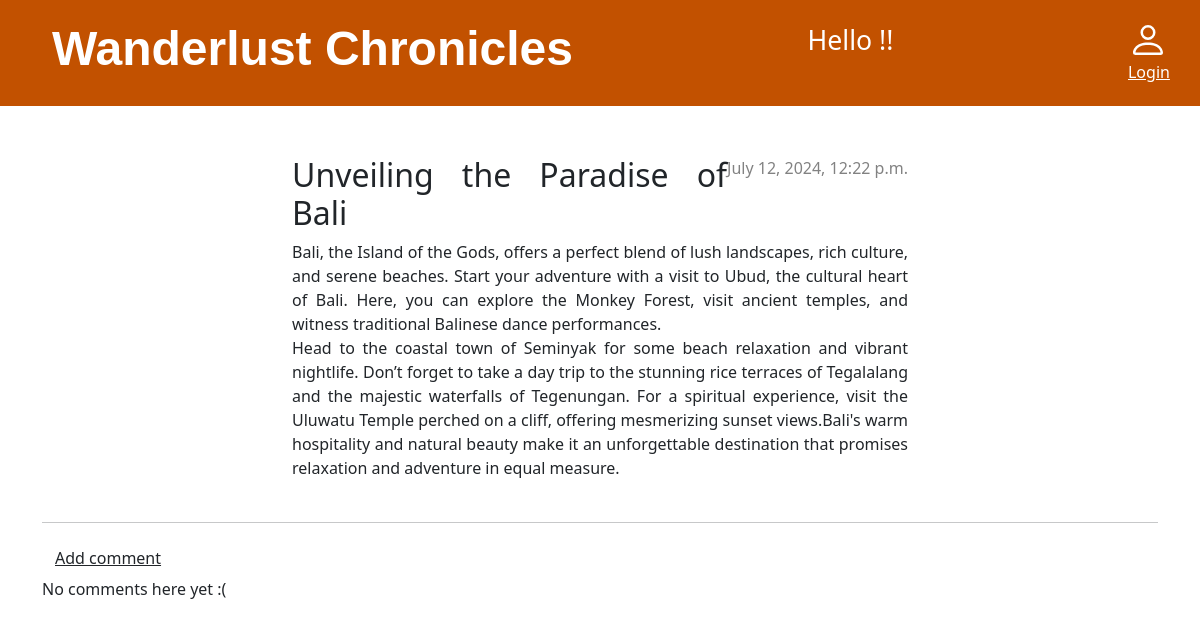
The app's page /post/24/ with its own data.
### blog/models.py (models this page shows, shortened)
class Post(models.Model):
    author = models.ForeignKey(settings.AUTH_USER_MODEL, on_delete=models.CASCADE)
    title = models.CharField(max_length=200)
    text = models.TextField()
    created_date = models.DateTimeField(default=timezone.now)
    published_date = models.DateTimeField(blank=True, null=True)
    objects = models.Manager()

### blog/views.py (the view)
# urls.py: path("post/<int:pk>/", views.post_detail, name="post_detail"),
def post_detail(request, pk):
    post = get_object_or_404(Post, pk=pk)
    return render(request, "blog/post_detail.html", {"post": post})

### blog/templates/blog/post_detail.html (shortened to what this page needs)
{% extends 'blog/base.html' %} {% block content %}
<article class="post">
    {% if post.published_date %}
    <div class="date">{{ post.published_date }}</div>
    {% endif %}
    <h2>{{ post.title }}</h2>
    <p>{{ post.text | linebreaksbr }}</p>
</article>
<hr />
<a class="btn btn-default"
    href="{% url 'add_comment_to_post' pk=post.pk %}"><u>Add
        comment</u></a>
{% for comment in post.comments.all %}
<div class="comment">
    <div class="date">{{ comment.created_date }}</div>
    <strong>{{ comment.author }}</strong>
    <p>{{ comment.text|linebreaks }}</p>
</div>
{% empty %}
<p>No comments here yet :(</p>
{% endfor %} {% endblock %}

### blog/static/css/blog.css (style rules this page uses)
.date { color: #828282; }
.post { padding: 10px 250px; text-align: justify }
.post>.date, .post>.actions { float: right; }

### records on screen
Post: published_date "July 12, 2024, 12:22 p.m.", title "Unveiling the Paradise of Bali", text "Bali, the Island of the Gods, offers a perfect blend of lush landscapes, rich culture, and serene beaches. Start your adventure with a visit to Ubud, the cultural heart of Bali. Here, you can explore the Monkey Forest, visit ancient temples, and witness traditional Balinese dance performances. Head to the coastal town of Seminyak for some beach relaxation and vibrant nightlife. Don’t forget to take a day trip to the stunning rice terraces of Tegalalang and the majestic waterfalls of Tegenungan. For a spiritual experience, visit the Uluwatu Temple perched on a cliff, offering mesmerizing sunset views.Bali's warm hospitality and natural beauty make it an unforgettable destination that…"
